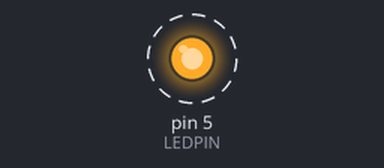
Simulated run of this sketch. Board: Arduino Uno, built with avr-gcc and run on an emulated ATmega328P. Shown: output pins drawn as LEDs (lit = HIGH). Dashed ring = blinking.

Above: at 0.2 s.
Timing chart, 0 to 3.0 s (numbered marks = the images above):
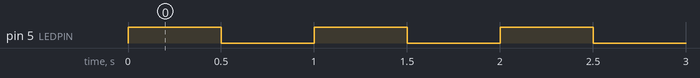

Measured:
- by itself, pin 5 (LEDPIN): alternates HIGH for 0.50 s and LOW for 0.50 s

The sketch:

main.ino
```cpp
// (licence header left out)
const int LEDPIN = 5;

void setup()
{
    pinMode(LEDPIN, HIGH);
}

void loop()
{
    digitalWrite(LEDPIN, HIGH);
    delay(500);
    digitalWrite(LEDPIN, LOW);
    delay(500);
}
```
